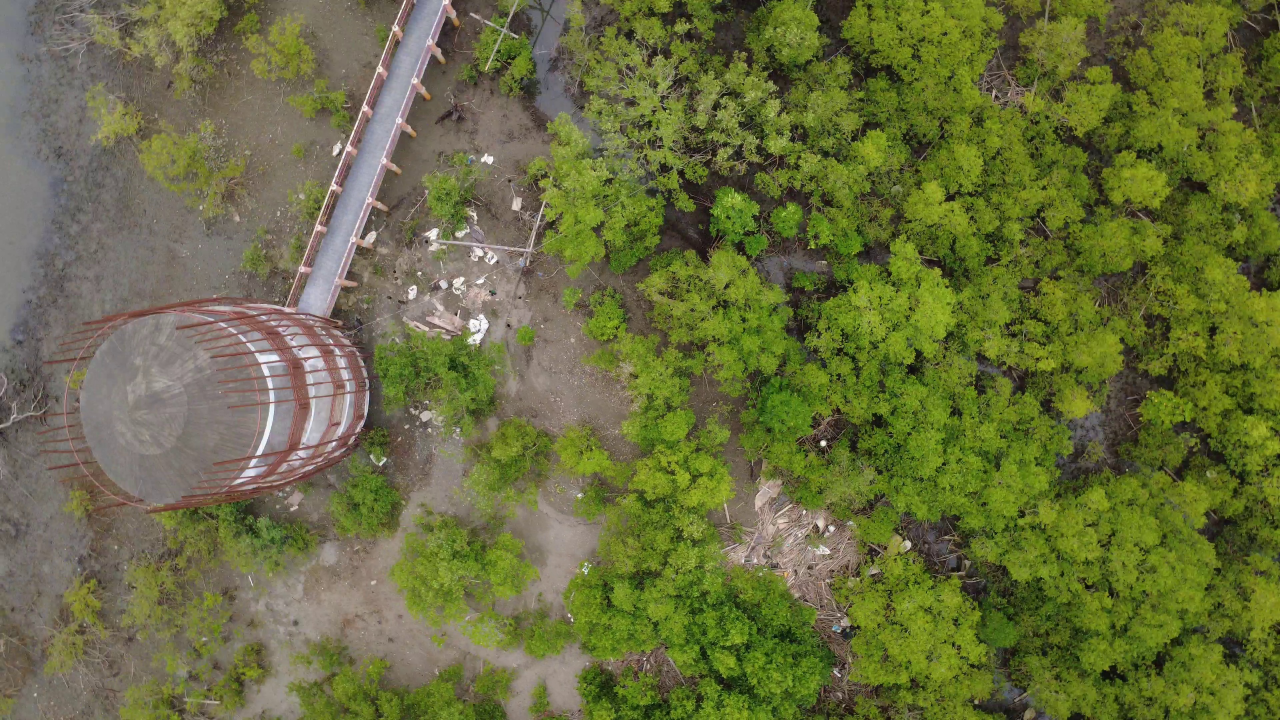
#> input picture temp_metadata_check.jpg, 3840 x 2160 px (shown at 1/3 size); its folder holds only this picture in this run
$ python -i canopy_detector_working.py   (imports and definitions only)
#> lines starting #> are read from the running program, lines starting #| are printed output that depends on the picture; after the words box and inside, x2 and y2 are one past the last pixel; in counts of white or black regions, pixels touching at a corner belong together
### canopy_detection/gsd_calculator.py
"""
Ground Sample Distance (GSD) calculator for drone imagery.
"""


class GSDCalculator:
    """Calculate image scale from known drone camera specifications."""

    COMMON_DRONES = {
        'DJI_MINI_3': {
            'sensor_width_mm': 6.3,
            'sensor_height_mm': 4.7,
            'focal_length_mm': 6.7,
            'image_width_px': 4000,
            'image_height_px': 3000,
        },
        'DJI_MAVIC_3': {
            'sensor_width_mm': 17.3,
            'sensor_height_mm': 13.0,
            # Physical focal length for the wide Hasselblad camera (24 mm format equivalent).
            'focal_length_mm': 12.29,
            'image_width_px': 5280,
            'image_height_px': 3956,
        },
        'DJI_AIR_2S': {
            'sensor_width_mm': 13.2,
            'sensor_height_mm': 8.8,
            # Physical focal length for the fixed wide camera (22 mm format equivalent).
            'focal_length_mm': 8.4,
            'image_width_px': 5472,
            'image_height_px': 3648,
        },
        'DJI_PHANTOM_4': {
            'sensor_width_mm': 13.2,
            'sensor_height_mm': 8.8,
            # Physical focal length for the 1-inch camera (24 mm format equivalent).
            'focal_length_mm': 8.8,
            'image_width_px': 5472,
            'image_height_px': 3648,
        },
        'GENERIC_4K': {
            'sensor_width_mm': 6.3,
            'sensor_height_mm': 4.7,
            'focal_length_mm': 4.5,
            'image_width_px': 3840,
            'image_height_px': 2160,
        },
        # DJI FC7703 16:9 still frame. Use the physical active sensor width
        # with the file's physical focal length. Reconstructing width from the
        # 24 mm-equivalent *diagonal* treats a cropped 16:9 frame as if its
        # whole-sensor diagonal were active and overstates ground coverage.
        'DJI_FC7703': {
            'sensor_width_mm': 6.3,
            'sensor_height_mm': 3.54,
            'focal_length_mm': 4.49,
            'image_width_px': 4000,
            'image_height_px': 2250,
            'prefer_physical_sensor_width': True,
        },
    }

    @staticmethod
    def calculate_gsd(altitude_m, sensor_width_mm, focal_length_mm, image_width_px):
        """Return meters per pixel for the given camera geometry."""
        sensor_width_m = sensor_width_mm / 1000.0
        focal_length_m = focal_length_mm / 1000.0
        return (altitude_m * sensor_width_m) / (focal_length_m * image_width_px)

    @staticmethod
    def calculate_gsd_from_drone(altitude_m, drone_model='GENERIC_4K'):
        """Return `(gsd, specs)` for a known drone model."""
        if drone_model not in GSDCalculator.COMMON_DRONES:
            print(f"Warning: Unknown drone model '{drone_model}', using GENERIC_4K")
            drone_model = 'GENERIC_4K'

        specs = GSDCalculator.COMMON_DRONES[drone_model]
        gsd = GSDCalculator.calculate_gsd(
            altitude_m=altitude_m,
            sensor_width_mm=specs['sensor_width_mm'],
            focal_length_mm=specs['focal_length_mm'],
            image_width_px=specs['image_width_px'],
        )
        return gsd, specs

    # [91 lines left out: function calculate_gsd_from_metadata, not called in this run]

### canopy_detection/canopy_detector_working.py
"""
Working Mangrove Canopy Detection System with Accurate GSD
Fixed: 6-meter altitude, 90-degree angle
"""

import os
import cv2
import numpy as np
from shapely.geometry import Polygon, Point
from shapely.ops import unary_union
import json
from pathlib import Path
import matplotlib.pyplot as plt
from matplotlib.patches import Polygon as MPLPolygon
from matplotlib.patches import Patch

import config
from gsd_calculator import GSDCalculator


class MangroveCanopyDetector:
    """
    Canopy detector with accurate Ground Sample Distance (GSD) calculations
    Fixed at 6-meter altitude, 90-degree overhead angle
    """

    def __init__(self):
        self.buffer_distance = config.BUFFER_DISTANCE_METERS
        self.altitude_m = config.FLIGHT_ALTITUDE_METERS

        print(f"Initializing Mangrove Canopy Detector...")
        print(f"Flight altitude: {self.altitude_m}m (90\u00b0 overhead angle)")
        print(f"Buffer distance: {self.buffer_distance}m around canopies")
        print(f"Planting spacing: {self.buffer_distance}m between points\n")

    def detect_green_regions(self, image, min_area=500):
        """Detect green regions (potential tree canopies)"""
        hsv = cv2.cvtColor(image, cv2.COLOR_BGR2HSV)
        lower_green = np.array([25, 40, 40])
        upper_green = np.array([90, 255, 255])
        mask = cv2.inRange(hsv, lower_green, upper_green)

        kernel = np.ones((5, 5), np.uint8)
        mask = cv2.morphologyEx(mask, cv2.MORPH_CLOSE, kernel)
        mask = cv2.morphologyEx(mask, cv2.MORPH_OPEN, kernel)

        contours, _ = cv2.findContours(mask, cv2.RETR_EXTERNAL, cv2.CHAIN_APPROX_SIMPLE)

        canopy_polygons = []
        for contour in contours:
            area = cv2.contourArea(contour)
            if area > min_area:
                points = contour.reshape(-1, 2)
                if len(points) >= 3:
                    poly = Polygon(points)
                    if poly.is_valid:
                        canopy_polygons.append(poly)

        return canopy_polygons, mask

    def create_buffer_zones(self, canopy_polygons, buffer_pixels):
        """Create buffer zones around detected canopies"""
        if not canopy_polygons:
            return None

        buffered_zones = [poly.buffer(buffer_pixels) for poly in canopy_polygons]
        merged_buffer = unary_union(buffered_zones)
        return merged_buffer

    def identify_plantable_zones(self, image_shape, danger_zones):
        """Identify plantable zones = Total area - Danger zones"""
        height, width = image_shape[:2]

        total_area = Polygon([
            (0, 0), (width, 0), (width, height), (0, height)
        ])

        if danger_zones and danger_zones.is_valid:
            try:
                plantable_zones = total_area.difference(danger_zones)
            except:
                plantable_zones = total_area
        else:
            plantable_zones = total_area

        total_pixels = width * height
        danger_pixels = danger_zones.area if danger_zones else 0
        plantable_pixels = plantable_zones.area if plantable_zones else total_pixels

        stats = {
            'total_pixels': total_pixels,
            'danger_pixels': int(danger_pixels),
            'plantable_pixels': int(plantable_pixels),
            'danger_percent': (danger_pixels / total_pixels) * 100,
            'plantable_percent': (plantable_pixels / total_pixels) * 100
        }

        return plantable_zones, stats

    def generate_planting_points(self, plantable_zones, spacing_pixels, image_shape):
        """Generate planting points 1 meter apart"""
        if not plantable_zones or plantable_zones.is_empty:
            return []

        minx, miny, maxx, maxy = plantable_zones.bounds

        if image_shape:
            height, width = image_shape[:2]
            minx = max(minx, 0)
            miny = max(miny, 0)
            maxx = min(maxx, width)
            maxy = min(maxy, height)

        planting_points = []
        x = minx + spacing_pixels / 2

        while x < maxx:
            y = miny + spacing_pixels / 2
            while y < maxy:
                point = Point(x, y)
                if plantable_zones.contains(point):
                    planting_points.append((x, y))
                y += spacing_pixels
            x += spacing_pixels

        return planting_points

    def visualize_zones(self, image, canopy_polygons, buffer_zones, planting_points, stats, gsd, output_path):
        """Create 3-panel visualization"""
        fig, axes = plt.subplots(1, 3, figsize=(24, 8))

        # Panel 1: Original
        axes[0].imshow(cv2.cvtColor(image, cv2.COLOR_BGR2RGB))
        axes[0].set_title('Original Drone Image', fontsize=14, fontweight='bold')
        axes[0].axis('off')

        # Panel 2: Canopies + Buffers
        img_buffers = cv2.cvtColor(image.copy(), cv2.COLOR_BGR2RGB)
        axes[1].imshow(img_buffers)

        for poly in canopy_polygons:
            if poly.exterior:
                coords = np.array(poly.exterior.coords)
                polygon_patch = MPLPolygon(coords, fill=True,
                                          facecolor='red', alpha=0.5,
                                          edgecolor='darkred', linewidth=2)
                axes[1].add_patch(polygon_patch)

        if buffer_zones:
            if hasattr(buffer_zones, 'geoms'):
                for poly in buffer_zones.geoms:
                    if poly.exterior:
                        coords = np.array(poly.exterior.coords)
                        polygon_patch = MPLPolygon(coords, fill=True,
                                                  facecolor='orange', alpha=0.3,
                                                  edgecolor='orange', linewidth=1)
                        axes[1].add_patch(polygon_patch)
            else:
                if buffer_zones.exterior:
                    coords = np.array(buffer_zones.exterior.coords)
                    polygon_patch = MPLPolygon(coords, fill=True,
                                              facecolor='orange', alpha=0.3,
                                              edgecolor='orange', linewidth=1)
                    axes[1].add_patch(polygon_patch)

        axes[1].set_title(f'Danger Zones (Canopy + 1m Buffer)', fontsize=14, fontweight='bold')
        axes[1].axis('off')

        # Panel 3: Planting Points
        img_planting = cv2.cvtColor(image.copy(), cv2.COLOR_BGR2RGB)
        axes[2].imshow(img_planting)

        if buffer_zones:
            if hasattr(buffer_zones, 'geoms'):
                for poly in buffer_zones.geoms:
                    if poly.exterior:
                        coords = np.array(poly.exterior.coords)
                        polygon_patch = MPLPolygon(coords, fill=True,
                                                  facecolor='red', alpha=0.3,
                                                  edgecolor='red', linewidth=1)
                        axes[2].add_patch(polygon_patch)
            else:
                if buffer_zones.exterior:
                    coords = np.array(buffer_zones.exterior.coords)
                    polygon_patch = MPLPolygon(coords, fill=True,
                                              facecolor='red', alpha=0.3,
                                              edgecolor='red', linewidth=1)
                    axes[2].add_patch(polygon_patch)

        if planting_points:
            xs, ys = zip(*planting_points)
            axes[2].scatter(xs, ys, c='lime', s=20, alpha=0.9,
                          edgecolors='darkgreen', linewidths=0.5, marker='o')

        stats_text = f"Altitude: {self.altitude_m}m\n"
        stats_text += f"GSD: {gsd*100:.2f} cm/pixel\n"
        stats_text += f"Danger: {stats['danger_percent']:.1f}%\n"
        stats_text += f"Plantable: {stats['plantable_percent']:.1f}%\n"
        stats_text += f"Points: {len(planting_points)}"
        axes[2].text(10, 70, stats_text,
                    bbox=dict(boxstyle='round', facecolor='white', alpha=0.9),
                    fontsize=10, fontweight='bold', family='monospace')

        axes[2].set_title(f'Planting Points (1m apart)', fontsize=14, fontweight='bold')
        axes[2].axis('off')

        legend_elements = [
            Patch(facecolor='red', alpha=0.5, edgecolor='darkred',
                  label=f'Canopies ({len(canopy_polygons)})'),
            Patch(facecolor='orange', alpha=0.4,
                  label=f'1m Buffer (No plant)'),
            plt.Line2D([0], [0], marker='o', color='w', markerfacecolor='lime',
                      markersize=8, markeredgecolor='darkgreen',
                      label=f'{len(planting_points)} Points (1m spacing)')
        ]
        axes[2].legend(handles=legend_elements, loc='upper right', fontsize=9, framealpha=0.9)

        plt.suptitle(f'Mangrove Planting Zone Analysis - {self.altitude_m}m altitude, 90\u00b0 angle',
                    fontsize=16, fontweight='bold', y=0.98)
        plt.tight_layout()
        plt.savefig(output_path, dpi=150, bbox_inches='tight')
        print(f"\u2713 Saved visualization: {output_path}")
        plt.close()

    def process_image(self, image_path, output_dir=None):
        """Complete pipeline with accurate GSD"""
#> called with image_path = '../temp_metadata_check.jpg'
        if output_dir is None:
            output_dir = config.OUTPUT_DIR

        print(f"\n{'='*70}")
        print(f"Processing: {os.path.basename(image_path)}")
        print(f"{'='*70}\n")

        # Load image
        image = cv2.imread(image_path)
#> image is the input picture: shape (2160, 3840, 3); mean B, G, R 62.5, 109.2, 104.8
        if image is None:
            raise ValueError(f"Failed to load image: {image_path}")

        print(f"\u2713 Loaded: {image.shape[1]}x{image.shape[0]} pixels")
#| ✓ Loaded: 3840x2160 pixels

        # Calculate accurate GSD
        print(f"\nCalculating Ground Sample Distance (GSD)...")
        if config.GSD_METERS_PER_PIXEL:
            gsd = config.GSD_METERS_PER_PIXEL
            print(f"\u2713 Using manual GSD: {gsd:.6f} m/pixel ({gsd*100:.3f} cm/pixel)")
        else:
            gsd, specs = GSDCalculator.calculate_gsd_from_drone(
                altitude_m=self.altitude_m,
                drone_model=config.DRONE_MODEL
            )
            print(f"\u2713 Calculated GSD: {gsd:.6f} m/pixel ({gsd*100:.3f} cm/pixel)")
            print(f"  Drone model: {config.DRONE_MODEL}")

        ground_width_m = gsd * image.shape[1]
        ground_height_m = gsd * image.shape[0]
        print(f"  Coverage: {ground_width_m:.2f}m \u00d7 {ground_height_m:.2f}m = {ground_width_m * ground_height_m:.2f} m\u00b2")
#|   Coverage: 8.40m × 4.73m = 39.69 m²

        # Convert 1 meter to pixels
        buffer_pixels = self.buffer_distance / gsd
        print(f"  1 meter = {buffer_pixels:.1f} pixels at this altitude")

        # Detect canopies
        print(f"\nDetecting tree canopies...")
        canopy_polygons, mask = self.detect_green_regions(image)
#> in detect_green_regions, `mask = cv2.inRange(hsv, lower_green, upper_green)`:
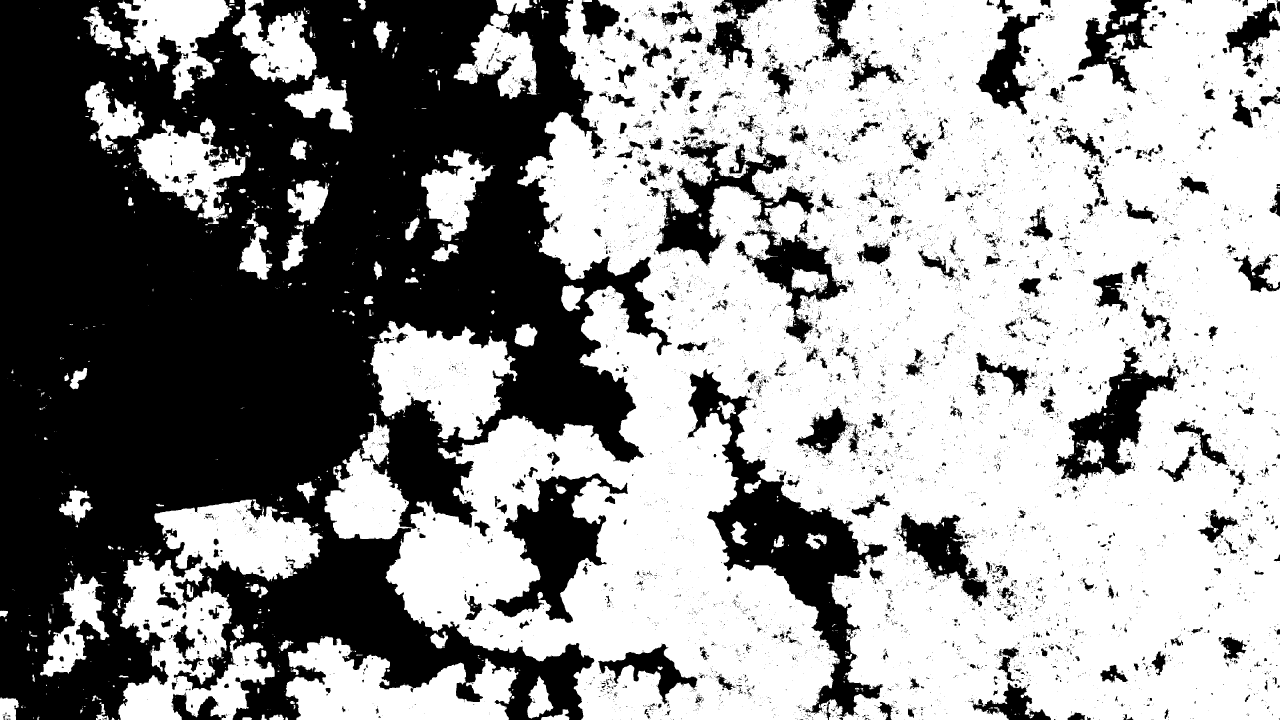
#> mask: shape (2160, 3840) (shown at 1/3 size); 58.4% white; 10215 black regions (9208 under 20 px), largest, box (x1, y1, x2, y2) and area: (0, 0, 2016, 2160) 2685451, (2062, 1106, 2662, 2151) 148117, (1465, 1420, 1884, 1869) 71025
#> in detect_green_regions, `mask = cv2.morphologyEx(mask, cv2.MORPH_OPEN, kernel)`:
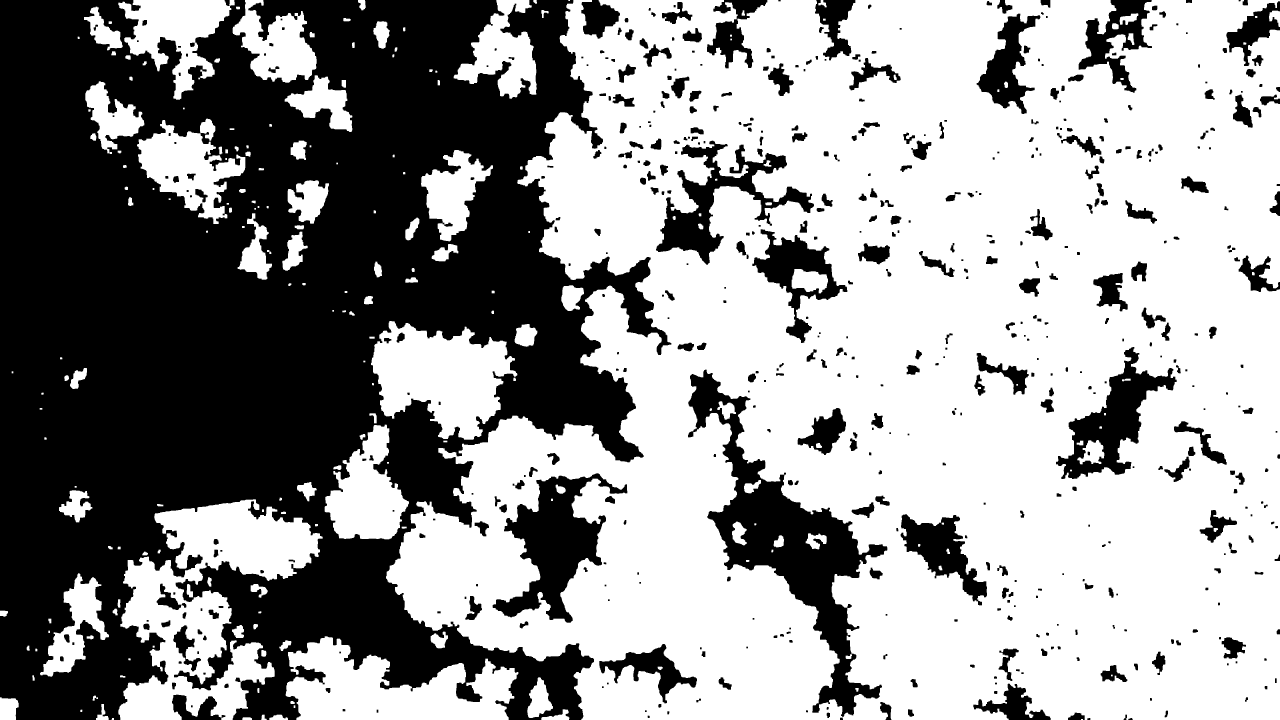
#> mask: shape (2160, 3840) (shown at 1/3 size); 59.5% white; 540 black regions
#> in detect_green_regions, `contours, _ = cv2.findContours(mask, cv2.RETR_EXTERNAL, cv2.CHAIN_APPR..`: contours = 186 contours, 9 with area under 20; largest, box (x1, y1, x2, y2) and area: (1158, 0, 3840, 2160) 4559656, (355, 1498, 968, 2160) 193710, (857, 1909, 1555, 2160) 100541, (1113, 963, 1552, 1319) 95558, (974, 1274, 1227, 1618) 49103
#> the loop in detect_green_regions, `for contour in contours:` made 186 passes
#> area on passes 2 to 4: 27.5, 185.5, 550
#> after the loop in detect_green_regions, `for contour in contours:`: canopy_polygons = 45 items
#> canopy_polygons = 45 items
        print(f"\u2713 Detected {len(canopy_polygons)} canopy regions")
#| ✓ Detected 45 canopy regions

        # Create buffer zones
        print(f"Creating 1m buffer zones...")
        buffer_zones = self.create_buffer_zones(canopy_polygons, buffer_pixels)

        # Identify plantable zones
        print(f"Calculating plantable zones...")
        plantable_zones, stats = self.identify_plantable_zones(image.shape, buffer_zones)
#> stats = {'total_pixels': 8294400, 'danger_pixels': 13804779, 'plantable_pixels': 8294400, 'danger_percent': 166.4, 'plantable_percent': 100}

        # Generate planting points
        print(f"Generating planting points (1m spacing)...")
        planting_points = self.generate_planting_points(
            plantable_zones, buffer_pixels, image.shape
        )
#> planting_points = []

        print(f"\n>> Results:")
        print(f"  Canopies: {len(canopy_polygons)}")
#|   Canopies: 45
        print(f"  Danger zones: {stats['danger_percent']:.1f}%")
#|   Danger zones: 166.4%
        print(f"  Plantable area: {stats['plantable_percent']:.1f}%")
#|   Plantable area: 100.0%
        print(f"  Planting points: {len(planting_points)}")
#|   Planting points: 0

        # Save results
        base_name = Path(image_path).stem

        if config.SAVE_VISUALIZATIONS:
            output_path = os.path.join(output_dir, f"{base_name}_zones.png")
            self.visualize_zones(image, canopy_polygons, buffer_zones,
                               planting_points, stats, gsd, output_path)
#> the loop in visualize_zones, `for poly in canopy_polygons:` made 45 passes
#> in visualize_zones, `plt.savefig(output_path, dpi=150, bbox_inches='tight')`:
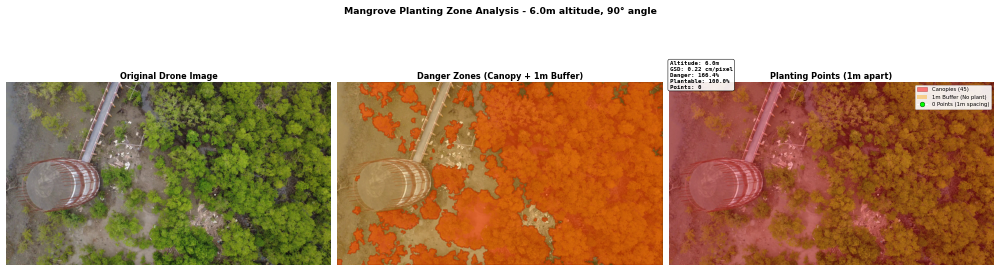
#> figure drawn by matplotlib, 3 panels

        if config.SAVE_JSON:
            json_path = os.path.join(output_dir, f"{base_name}_results.json")
            results = {
                'image_path': image_path,
                'image_size': {'width': image.shape[1], 'height': image.shape[0]},
                'flight_altitude_meters': self.altitude_m,
                'camera_angle_degrees': 90,
                'gsd_meters_per_pixel': gsd,
                'gsd_cm_per_pixel': gsd * 100,
                'ground_coverage_meters': {
                    'width': ground_width_m,
                    'height': ground_height_m,
                    'area': ground_width_m * ground_height_m
                },
                'buffer_distance_meters': self.buffer_distance,
                'buffer_distance_pixels': buffer_pixels,
                'num_canopies_detected': len(canopy_polygons),
                'num_planting_points': len(planting_points),
                'statistics': stats
            }
            with open(json_path, 'w') as f:
                json.dump(results, f, indent=2)
            print(f"\u2713 Saved JSON: {json_path}")

        print(f"\n{'='*70}")
        print(">> Processing complete!")
        print(f"{'='*70}\n")

        return {
            'canopy_polygons': canopy_polygons,
            'buffer_zones': buffer_zones,
            'plantable_zones': plantable_zones,
            'planting_points': planting_points,
            'stats': stats,
            'gsd': gsd
        }


# [35 lines left out: function main, not called in this run]


# [2 lines not run here, left out]

>>> result = MangroveCanopyDetector().process_image('../temp_metadata_check.jpg')
#> result = 6 items
